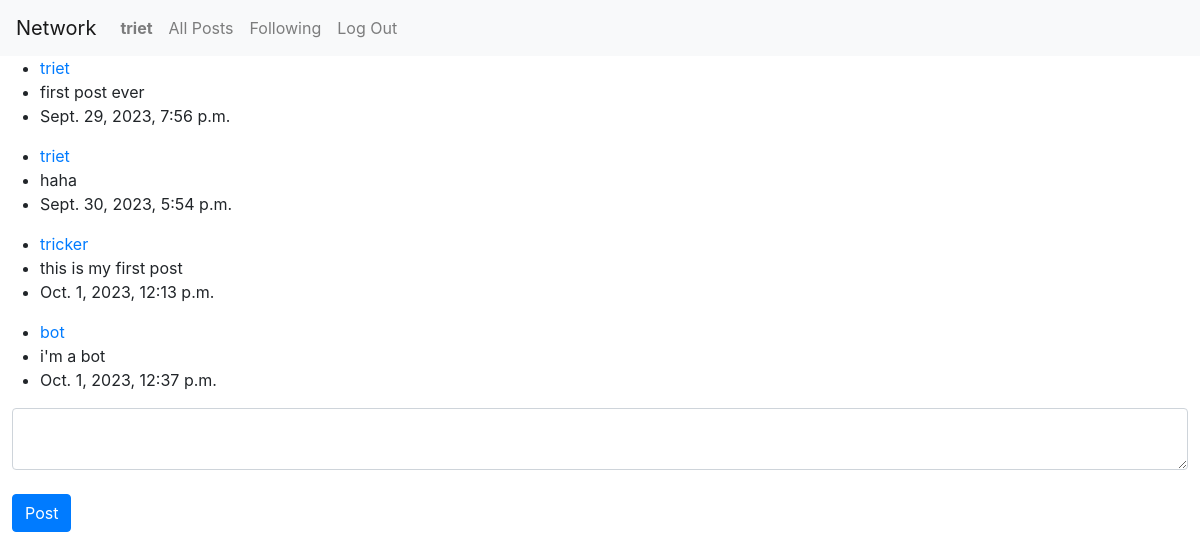
The app's page / (signed in) with its own data.
### network/models.py (models this page shows, shortened)
class User(AbstractUser):
    pass

class Post(models.Model):
    username = models.ForeignKey(User, on_delete=models.CASCADE, related_name="username_post")
    content = models.CharField(max_length=500)
    date = models.DateTimeField(auto_now_add=True)

### network/views.py (the view)
# urls.py: path("", views.index, name="index"),
def index(request):
    posts = Post.objects.all().order_by("date")
    return render(request, "network/index.html", {
        "posts": posts
    })

### network/templates/network/index.html (shortened to what this page needs)
{% extends "network/layout.html" %}
{% block body %}
    {% for post in posts %}
    <ul>
        <li>
            <a href="{% url 'profile' post.username.id %}">{{ post.username }}</a>
        </li>
        <li>{{ post.content }}</li>
        <li>{{ post.date }}</li>
    </ul>
    {% endfor %}
    <div class="new-post-container">
        <form action="{% url 'new_post' %}" method="post">
            <textarea class="form-control" name="post" aria-label="With textarea"></textarea><br>
            <button class="btn btn-primary" type="submit">Post</button>
        </form>
    </div>
{% endblock %}

### network/templates/network/layout.html (shortened to what this page needs)
{% load static %}
<!DOCTYPE html>
<html lang="en">
    <head>
        <link rel="stylesheet" href="https://stackpath.bootstrapcdn.com/bootstrap/4.4.1/css/bootstrap.min.css">
        <link href="{% static 'network/styles.css' %}" rel="stylesheet">
    </head>
    <body>
        <nav class="navbar navbar-expand-lg navbar-light bg-light">
            <a class="navbar-brand" href="#">Network</a>
            <div>
              <ul class="navbar-nav mr-auto">
                {% if user.is_authenticated %}
                    <li class="nav-item">
                        {% if user == request.user %}
                            <a class="nav-link" href="{% url 'profile' user.id %}"><strong>{{ user.username }}</strong></a>
                        {% else %}
                            <a class="nav-link" href="{% url 'profile' request.user.id %}"><strong>{{ request.user.username }}</strong></a>
                        {% endif %}
                    </li>
                {% endif %}
                <li class="nav-item">
                  <a class="nav-link" href="{% url 'index' %}">All Posts</a>
                </li>
                {% if user.is_authenticated %}
                    <li class="nav-item">
                        <a class="nav-link" href="{% url 'following' %}">Following</a>
                    </li>
                    <li class="nav-item">
                        <a class="nav-link" href="{% url 'logout' %}">Log Out</a>
                    </li>
                {% endif %}
              </ul>
            </div>
          </nav>
        <div class="body">
            {% block body %}
            {% endblock %}
        </div>
    </body>
</html>

### network/templates/network/index.html (style rules this page uses)
.new-post-container { margin-left: 1%; margin-right: 1%; }

### records on screen
User: username "triet"
Post: username "triet", content "first post ever", date "Sept. 29, 2023, 7:56 p.m."
Post: username "triet", content "haha", date "Sept. 30, 2023, 5:54 p.m."
Post: username "tricker", content "this is my first post", date "Oct. 1, 2023, 12:13 p.m."
Post: username "bot", content "i'm a bot", date "Oct. 1, 2023, 12:37 p.m."
